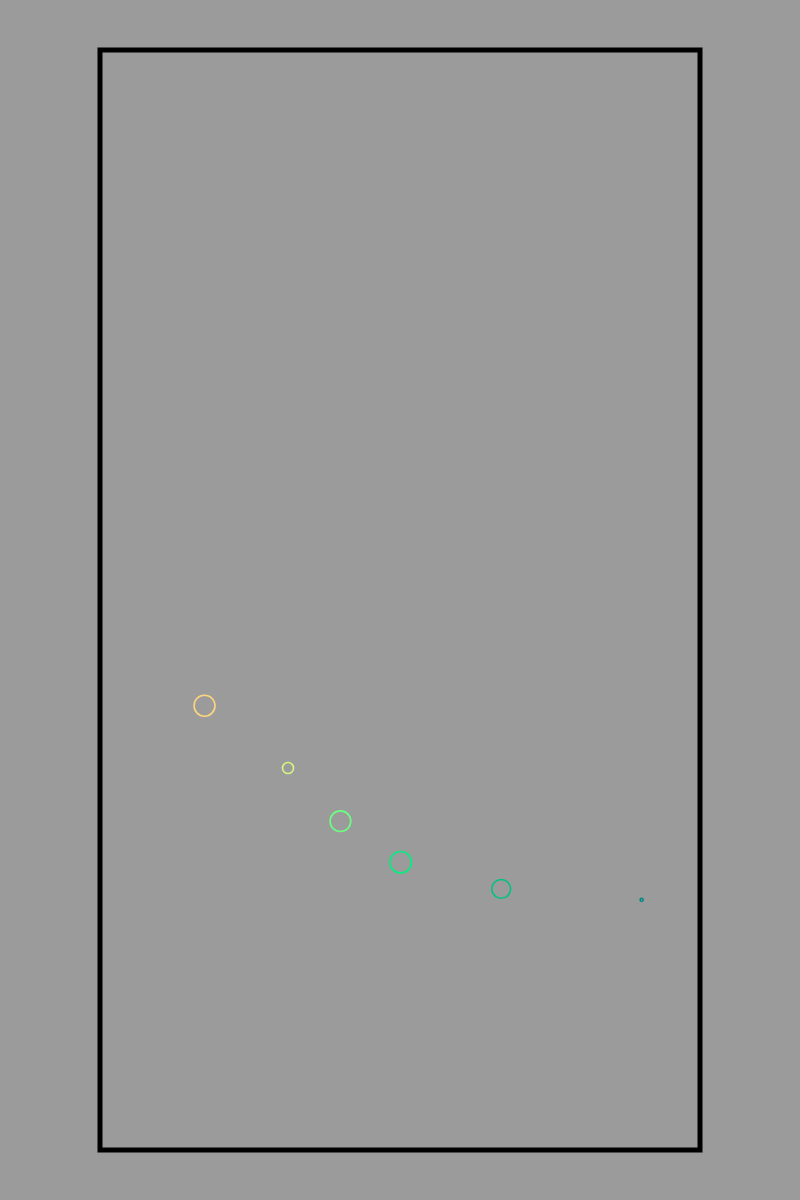
Frame 1 (no input)
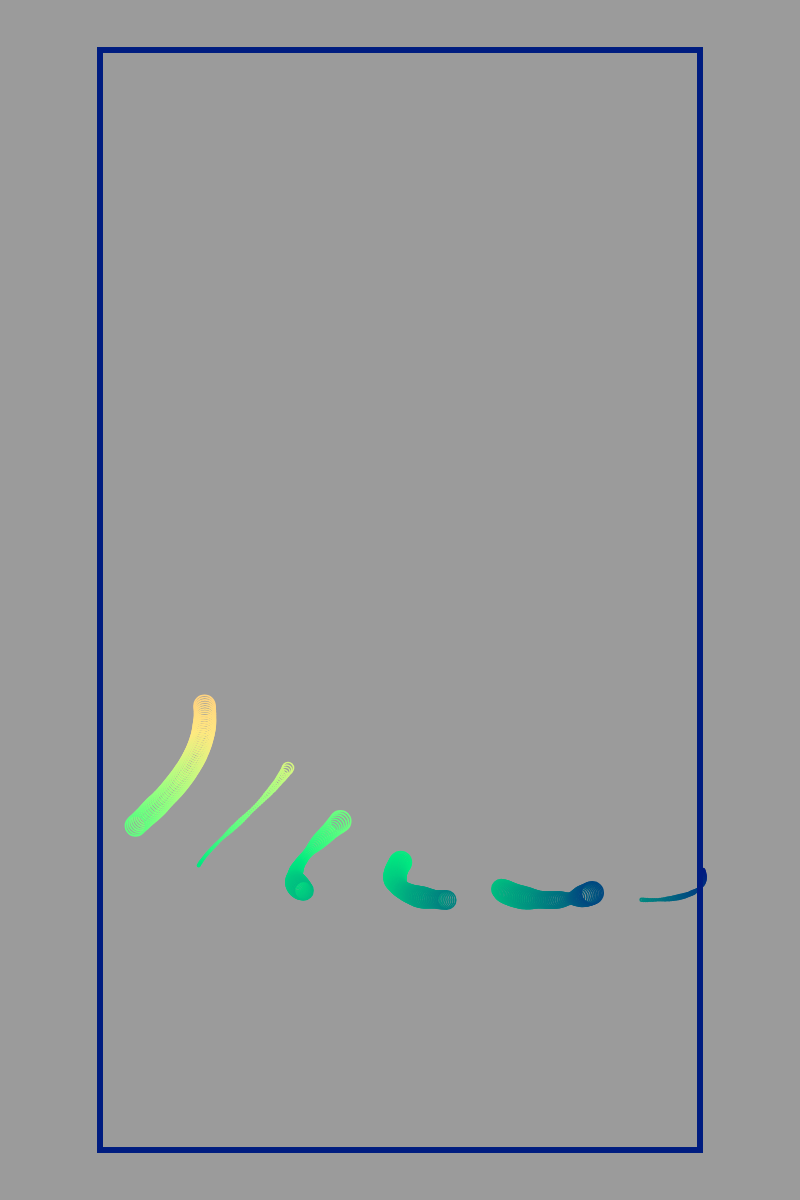
Frame 60 (no input)
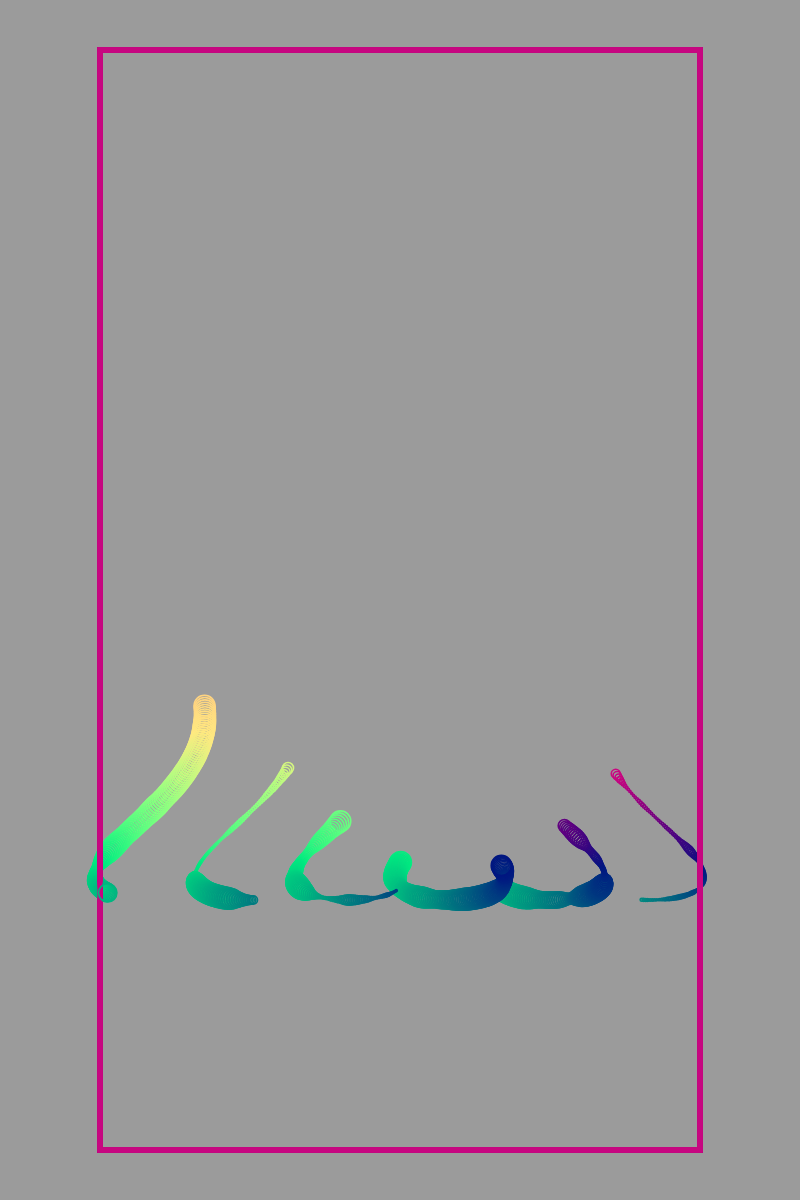
Frame 120 (the mouse pressed at the canvas centre since frame 60)

The p5.js sketch that drew these frames (run headless with seeded random() and noise() and a simulated clock; from frame 60 on, the mouse is pressed at the canvas centre):

// p5.js sketch
// ── sketch.js
function setup() {
  createCanvas(800, 1200);
  xOff = 100;
  noFill();
  background(0,100)
}

function draw() {
  // background(0);
  push()
  strokeWeight(5)
  // stroke(0)
  rect(100,50,600,1100)
  pop();
  for (n = 1; n < 2; n++) {
    for (x = xOff + 50 ; x < width - xOff; x+=100) {
      t = x / 100 + millis() / 1000 + n*x;
      strokeWeight(1.6)
      // stroke(127.5 + 127.5 * sin(t), 127.5 + 127.5 * cos(t), 127.5);
            stroke(127.5 + 227.5 * cos(t), 127.5 + 127.5 * sin(t), 127.5);


      ellipse(x+55*sin(t*2), 
              600 + 300 * sin(t/2), 
              12 + 10 * cos(t+noise(t)*10));
      //arc(x, 200+100*sin(t),10,10,PI+t,TAU+t)
    }
  }
  if(frameCount>1000){
    //noLoop()
  }
}
